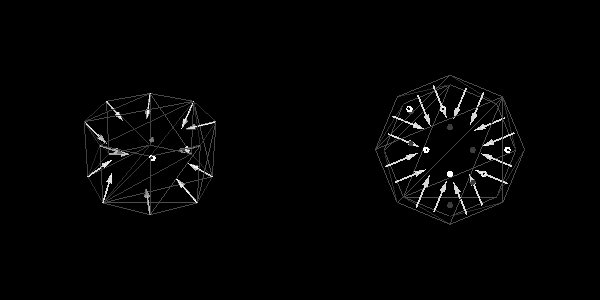

Recreate this plot in Python.
#!/usr/bin/env python
# Demonstrate vtkmPolyDataNormals with point and cell normal glyphs on a cylinder.

import vtkmodules.vtkInteractionStyle  # noqa: F401
import vtkmodules.vtkRenderingOpenGL2  # noqa: F401

from vtkmodules.vtkAcceleratorsVTKmFilters import vtkmPolyDataNormals
from vtkmodules.vtkFiltersCore import vtkCellCenters, vtkCleanPolyData, vtkGlyph3D, vtkTriangleFilter
from vtkmodules.vtkFiltersSources import vtkArrowSource, vtkCylinderSource
from vtkmodules.vtkRenderingCore import (
    vtkActor,
    vtkPolyDataMapper,
    vtkProperty,
    vtkRenderWindow,
    vtkRenderWindowInteractor,
    vtkRenderer,
)

# Build input: triangulated, cleaned cylinder.
cylinder = vtkCylinderSource()
cylinder.SetRadius(1.0)
cylinder.SetResolution(8)
cylinder.CappingOn()

triangle = vtkTriangleFilter()
triangle.SetInputConnection(cylinder.GetOutputPort())

clean = vtkCleanPolyData()
clean.SetInputConnection(triangle.GetOutputPort())
clean.Update()

input_pd = clean.GetOutput()
input_pd.GetPointData().Initialize()
input_pd.GetCellData().Initialize()

# Compute normals via VTK-m.
normals = vtkmPolyDataNormals()
normals.SetInputData(input_pd)
normals.ComputePointNormalsOn()
normals.ComputeCellNormalsOn()
normals.AutoOrientNormalsOn()
normals.FlipNormalsOn()
normals.ConsistencyOn()

# Wireframe cylinder actor.
cylinder_mapper = vtkPolyDataMapper()
cylinder_mapper.SetInputData(input_pd)

cylinder_actor = vtkActor()
cylinder_actor.SetMapper(cylinder_mapper)
cylinder_property = cylinder_actor.MakeProperty()
cylinder_property.SetRepresentationToWireframe()
cylinder_property.SetColor(0.3, 0.3, 0.3)
cylinder_actor.SetProperty(cylinder_property)

arrow = vtkArrowSource()

# --- Point normals viewport ---
pn_glyphs = vtkGlyph3D()
pn_glyphs.SetInputConnection(normals.GetOutputPort())
pn_glyphs.SetSourceConnection(arrow.GetOutputPort())
pn_glyphs.SetScaleFactor(0.5)
pn_glyphs.OrientOn()
pn_glyphs.SetVectorModeToUseNormal()

pn_mapper = vtkPolyDataMapper()
pn_mapper.SetInputConnection(pn_glyphs.GetOutputPort())

pn_actor = vtkActor()
pn_actor.SetMapper(pn_mapper)

renderer_0 = vtkRenderer()
renderer_0.SetViewport(0.0, 0.0, 0.5, 1.0)
renderer_0.AddActor(cylinder_actor)
renderer_0.AddActor(pn_actor)

# --- Cell normals viewport ---
cells = vtkCellCenters()
cells.SetInputConnection(normals.GetOutputPort())

cn_glyphs = vtkGlyph3D()
cn_glyphs.SetInputConnection(cells.GetOutputPort())
cn_glyphs.SetSourceConnection(arrow.GetOutputPort())
cn_glyphs.SetScaleFactor(0.5)
cn_glyphs.OrientOn()
cn_glyphs.SetVectorModeToUseNormal()

cn_mapper = vtkPolyDataMapper()
cn_mapper.SetInputConnection(cn_glyphs.GetOutputPort())

cn_actor = vtkActor()
cn_actor.SetMapper(cn_mapper)

renderer_1 = vtkRenderer()
renderer_1.SetViewport(0.5, 0.0, 1.0, 1.0)
renderer_1.AddActor(cylinder_actor)
renderer_1.AddActor(cn_actor)

# Window
render_window = vtkRenderWindow()
render_window.SetSize(600, 300)
render_window.SetWindowName("vtkm polydata normals")
render_window.AddRenderer(renderer_0)
render_window.AddRenderer(renderer_1)

# Scene
renderer_0.ResetCamera()
renderer_0.GetActiveCamera().SetPosition(0.0, 4.5, 7.5)
renderer_0.ResetCameraClippingRange()
renderer_1.ResetCamera()
renderer_1.GetActiveCamera().SetPosition(0.0, 8.0, 0.1)
renderer_1.ResetCameraClippingRange()

# Interactor
interactor = vtkRenderWindowInteractor()
interactor.SetRenderWindow(render_window)

interactor.Initialize()
interactor.Start()
